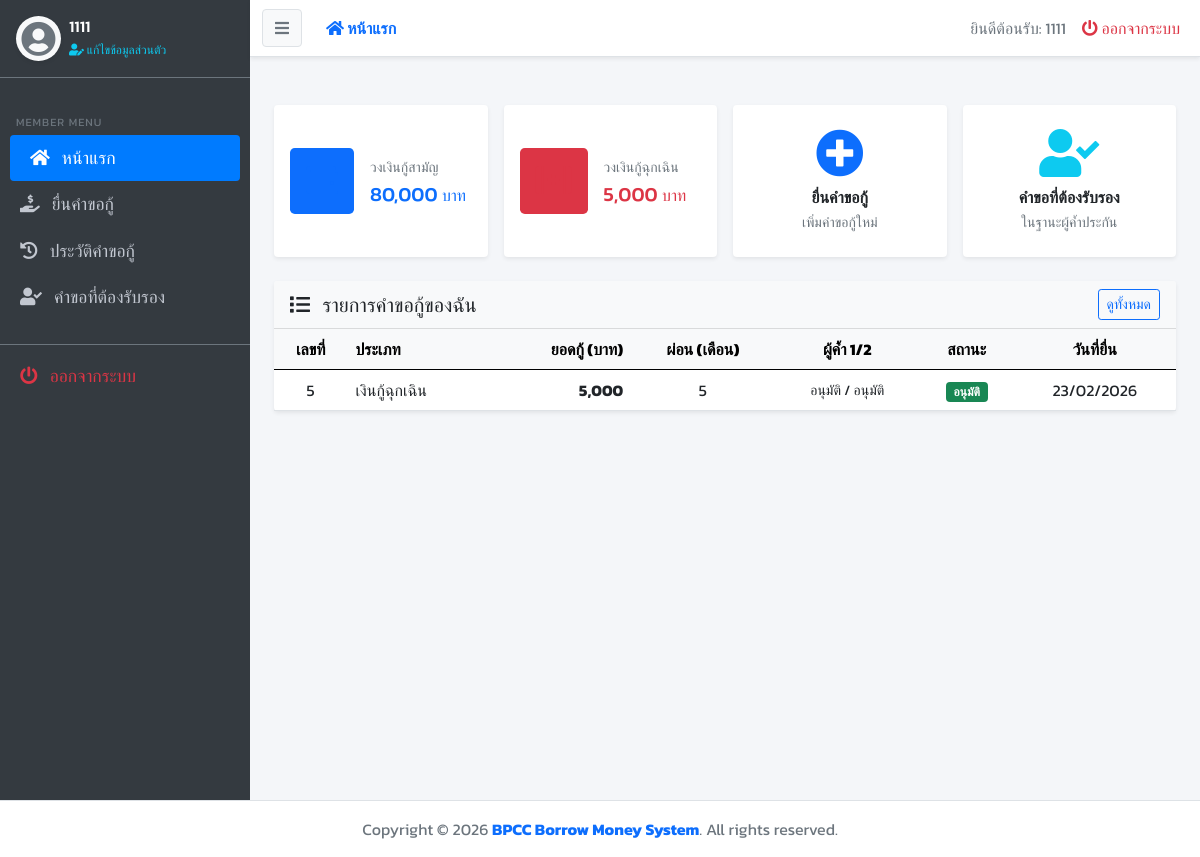
/user/index.php (signed in), run on the app's committed database.
### tables this page shows
CREATE TABLE `member` (
  `mem_id` varchar(13) NOT NULL,
  `mem_name` varchar(80) NOT NULL,
  `mem_address` text NOT NULL,
  `mem_phone` varchar(10) NOT NULL,
  `mem_status` int(1) UNSIGNED NOT NULL COMMENT '0=แอดมิน, 1=พนักงานคีย์ข้อมูล, 2=ครู, 3=เจ้าหน้าที่',
  `mem_username` varchar(20) NOT NULL,
  `mem_password` varchar(255) NOT NULL,
  `mem_amount_stock` int(10) UNSIGNED NOT NULL COMMENT 'จำนวนหุ้น',
  `mem_stock_savings` int(10) UNSIGNED NOT NULL DEFAULT 0 COMMENT 'เงินที่สมาชิกออมหุ้นทุกเดือน (บาท)',
  `mem_common_credit` int(10) UNSIGNED NOT NULL,
  `mem_emergency_credit` int(10) UNSIGNED NOT NULL,
  `mem_register_date` datetime NOT NULL
);

CREATE TABLE `borrow_request` (
  `br_id` int(10) UNSIGNED NOT NULL,
  `mem_id` varchar(13) NOT NULL,
  `br_type` varchar(50) NOT NULL COMMENT 'ชนิดการกู้เงิน',
  `br_amount` int(10) UNSIGNED NOT NULL,
  `br_months_pay` int(10) UNSIGNED NOT NULL,
  `guarantee_type` varchar(50) NOT NULL COMMENT 'ชนิดการค้ำประกัน',
  `guarantor_1` varchar(80) NOT NULL COMMENT 'ผู้ค้ำประกัน',
  `guarantor_2` varchar(80) NOT NULL COMMENT 'ผู้ค้ำประกัน',
  `guarantor_1_id` varchar(13) DEFAULT NULL COMMENT 'mem_id ผู้ค้ำคนที่ 1',
  `guarantor_2_id` varchar(13) DEFAULT NULL COMMENT 'mem_id ผู้ค้ำคนที่ 2',
  `guarantor_1_approve` tinyint(1) UNSIGNED DEFAULT 0 COMMENT '0=รอ 1=อนุมัติ 2=ไม่อนุมัติ',
  `guarantor_2_approve` tinyint(1) UNSIGNED DEFAULT 0 COMMENT '0=รอ 1=อนุมัติ 2=ไม่อนุมัติ',
  `guarantor_1_approve_date` datetime DEFAULT NULL,
  `guarantor_2_approve_date` datetime DEFAULT NULL,
  `br_details` text NOT NULL,
  `br_respond` text NOT NULL COMMENT 'ข้อความตอบกลับจากเจ้าหน้าที่',
  `br_status` tinyint(1) UNSIGNED NOT NULL,
  `br_approve_by` varchar(13) NOT NULL,
  `br_interest_rate` float UNSIGNED NOT NULL COMMENT 'อัตราดอกเบี้ย',
  `br_date_request` datetime NOT NULL,
  `br_date_approve` datetime NOT NULL
);

### user/index.php (the view, shortened to what this page needs)
<?php
include('../includes/header.php');
$mem_id = mysqli_real_escape_string($condb, $_SESSION['mem_id']);
$sql_mem = "SELECT mem_name, mem_common_credit, mem_emergency_credit FROM member WHERE mem_id = '$mem_id'";
$rs_mem = mysqli_query($condb, $sql_mem);
$member = mysqli_fetch_assoc($rs_mem);
$sql_br = "SELECT * FROM borrow_request WHERE mem_id = '$mem_id' ORDER BY br_id DESC LIMIT 10";
$rs_br = mysqli_query($condb, $sql_br);
function getTypeLabel($t) {
    return $t == 1 ? 'เงินกู้สามัญ' : 'เงินกู้ฉุกเฉิน';
}
function getStatusBadge($s) {
    if ($s == 1) return '<span class="badge bg-success">อนุมัติ</span>';
    return '-';
}
?>
<section class="content">
  <div class="container-fluid py-4">
    <div class="row g-3 mb-4">
      <div class="col-md-6 col-xl-3">
        <div class="card border-0 shadow-sm h-100">
          <div class="card-body d-flex align-items-center">
            <div class="flex-shrink-0 bg-primary bg-opacity-10 rounded-3 p-3 me-3">
              <i class="fas fa-wallet text-primary fa-2x"></i>
            </div>
            <div>
              <p class="text-muted small mb-1">วงเงินกู้สามัญ</p>
              <h5 class="mb-0 text-primary"><?php echo number_format((int)$member['mem_common_credit']); ?> <small class="fs-6 fw-normal">บาท</small></h5>
            </div>
          </div>
        </div>
      </div>
      <div class="col-md-6 col-xl-3">
        <div class="card border-0 shadow-sm h-100">
          <div class="card-body d-flex align-items-center">
            <div class="flex-shrink-0 bg-danger bg-opacity-10 rounded-3 p-3 me-3">
              <i class="fas fa-first-aid text-danger fa-2x"></i>
            </div>
            <div>
              <p class="text-muted small mb-1">วงเงินกู้ฉุกเฉิน</p>
              <h5 class="mb-0 text-danger"><?php echo number_format((int)$member['mem_emergency_credit']); ?> <small class="fs-6 fw-normal">บาท</small></h5>
            </div>
          </div>
        </div>
      </div>
      <div class="col-md-6 col-xl-3">
        <a href="borrow.php" class="text-decoration-none">
          <div class="card border-0 shadow-sm h-100 border-primary border-2 hover-shadow">
            <div class="card-body d-flex align-items-center justify-content-center text-center">
              <div>
                <i class="fas fa-plus-circle text-primary fa-3x mb-2"></i>
                <p class="mb-0 fw-bold text-dark">ยื่นคำขอกู้</p>
                <small class="text-muted">เพิ่มคำขอกู้ใหม่</small>
              </div>
            </div>
          </div>
        </a>
      </div>
      <div class="col-md-6 col-xl-3">
        <a href="guarantor.php" class="text-decoration-none">
          <div class="card border-0 shadow-sm h-100">
            <div class="card-body d-flex align-items-center justify-content-center text-center">
              <div>
                <i class="fas fa-user-check text-info fa-3x mb-2"></i>
                <p class="mb-0 fw-bold text-dark">คำขอที่ต้องรับรอง</p>
                <small class="text-muted">ในฐานะผู้ค้ำประกัน</small>
              </div>
            </div>
          </div>
        </a>
      </div>
    </div>
    <div class="card border-0 shadow-sm">
      <div class="card-header bg-light d-flex justify-content-between align-items-center">
        <h5 class="mb-0"><i class="fas fa-list me-2"></i> รายการคำขอกู้ของฉัน</h5>
        <a href="history.php" class="btn btn-sm btn-outline-primary">ดูทั้งหมด</a>
      </div>
      <div class="card-body p-0">
        <?php if (mysqli_num_rows($rs_br) > 0): ?>
        <div class="table-responsive">
          <table class="table table-hover align-middle mb-0">
            <thead class="table-light">
              <tr>
                <th class="text-center">เลขที่</th>
                <th>ประเภท</th>
                <th class="text-end">ยอดกู้ (บาท)</th>
                <th class="text-center">ผ่อน (เดือน)</th>
                <th class="text-center">ผู้ค้ำ 1/2</th>
                <th class="text-center">สถานะ</th>
                <th class="text-center">วันที่ยื่น</th>
              </tr>
            </thead>
            <tbody>
              <?php while ($row = mysqli_fetch_assoc($rs_br)):
                $g1 = array_key_exists('guarantor_1_approve', $row) ? (int)$row['guarantor_1_approve'] : -1;
                $g2 = array_key_exists('guarantor_2_approve', $row) ? (int)$row['guarantor_2_approve'] : -1;
                $g1txt = $g1 === 0 ? 'รอยืนยัน' : ($g1 === 1 ? 'อนุมัติ' : ($g1 === 2 ? 'ไม่อนุมัติ' : '-'));
                $g2txt = $g2 === 0 ? 'รอยืนยัน' : ($g2 === 1 ? 'อนุมัติ' : ($g2 === 2 ? 'ไม่อนุมัติ' : '-'));
              ?>
              <tr>
                <td class="text-center"><?php echo (int)$row['br_id']; ?></td>
                <td><?php echo getTypeLabel($row['br_type']); ?></td>
                <td class="text-end fw-bold"><?php echo number_format($row['br_amount']); ?></td>
                <td class="text-center"><?php echo (int)$row['br_months_pay']; ?></td>
                <td class="text-center small"><?php echo $g1txt; ?> / <?php echo $g2txt; ?></td>
                <td class="text-center"><?php echo getStatusBadge($row['br_status']); ?></td>
                <td class="text-center"><?php echo date('d/m/Y', strtotime($row['br_date_request'])); ?></td>
              </tr>
              <?php endwhile; ?>
            </tbody>
          </table>
        </div>
        <?php endif; ?>
      </div>
    </div>
  </div>
</section>
<?php include('../includes/footer.php'); ?>

### assets/css/custom.css (style rules this page uses)
body { font-family: 'Kanit', sans-serif; background-color: #f4f6f9; overflow-x: hidden; }
.card { box-shadow: 0 0 1px rgba(0,0,0,.125), 0 1px 3px rgba(0,0,0,.2); border: 0; margin-bottom: 1rem; }
.card-header { background-color: transparent; border-bottom: 1px solid rgba(0,0,0,.125); }

### data on the page
member: mem_common_credit "80,000", mem_emergency_credit "5,000"
borrow_request: br_id "5", br_type "เงินกู้ฉุกเฉิน", br_amount "5,000", br_months_pay "5", guarantor_1_approve "อนุมัติ", guarantor_2_approve "อนุมัติ", br_status "อนุมัติ", br_date_request "23/02/2026"

### other printed values
$_SESSION['mem_name'] "1111"
